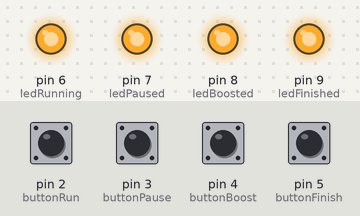
This sketch was run on a simulated Arduino Uno, built with avr-gcc and run on an emulated ATmega328P. Parts: output pins drawn as LEDs (lit = HIGH). Inputs (shaded band) come from the test bench; at power-on: pin 2 (buttonRun), pin 3 (buttonPause), pin 4 (buttonBoost), pin 5 (buttonFinish) HIGH. What the sketch prints to the serial monitor is not drawn.

Above: at 1.2 s.
1.3 s: pin 2 (buttonRun) pulled LOW for 0.15 s
At 2.6 s:
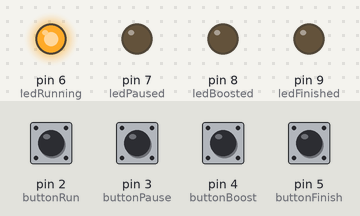
2.9 s: pin 3 (buttonPause) pulled LOW for 0.15 s
At 4.1 s:
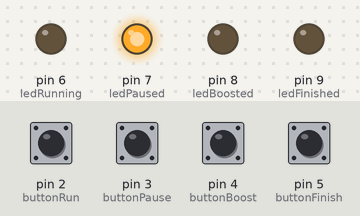
4.5 s: pin 4 (buttonBoost) pulled LOW for 0.15 s
At 5.3 s:
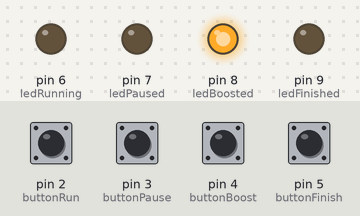
6.1 s: pin 5 (buttonFinish) pulled LOW for 0.15 s
At 6.5 s:
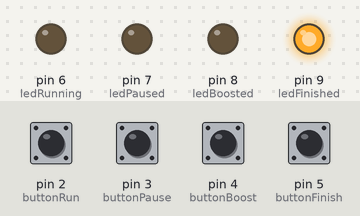
7.7 s: pin 2 (buttonRun) pulled LOW for 1 s
At 9.0 s:
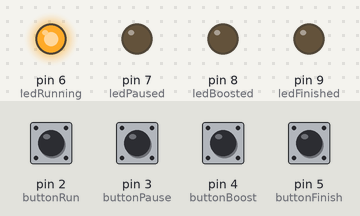
10.2 s: pin 3 (buttonPause) pulled LOW for 1 s
At 12.1 s:
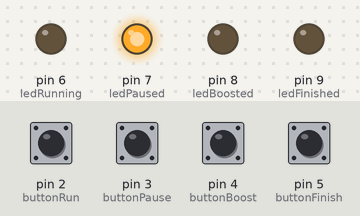
Timing chart, 0 to 13.6 s (numbered marks = the images above; inputs shaded):
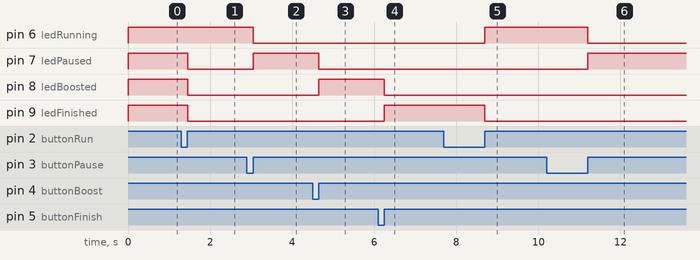

The sketch:

caca-palavras-central.ino
```cpp
#include <JC_Button.h>
#define RUNNING 1
#define PAUSED 2
#define BOOSTED 3
#define FINISHED 4

int ledRunning = 6;
int ledPaused = 7;
int ledBoosted = 8;
int ledFinished = 9;

int phase = 0;

Button buttonRun(2);
Button buttonPause(3);
Button buttonBoost(4);
Button buttonFinish(5);

void setup() {
  pinMode(ledRunning, OUTPUT);
  pinMode(ledPaused, OUTPUT);
  pinMode(ledBoosted, OUTPUT);
  pinMode(ledFinished, OUTPUT);
  buttonRun.begin();
  buttonPause.begin();
  buttonBoost.begin();
  buttonFinish.begin();

  Serial.begin(9600);
}

void loop() {
  buttonRun.read();
  buttonPause.read();
  buttonBoost.read();
  buttonFinish.read();

  switch(phase) {
    case RUNNING: {
      turnOn(ledRunning);
      turnOff(ledPaused);
      turnOff(ledBoosted);
      turnOff(ledFinished);
      break;
    }
    case PAUSED: {
      turnOn(ledPaused);
      turnOff(ledRunning);
      turnOff(ledBoosted);
      turnOff(ledFinished);
      break;
    }
    case BOOSTED: {
      turnOn(ledBoosted);
      turnOff(ledFinished);
      turnOff(ledRunning);
      turnOff(ledPaused);
      break;
    }
    case FINISHED: {
      turnOn(ledFinished);
      turnOff(ledRunning);
      turnOff(ledBoosted);
      turnOff(ledPaused);
      break;
    }
    default: {
      turnOn(ledRunning);
      turnOn(ledPaused);
      turnOn(ledBoosted);
      turnOn(ledFinished);
    }
  }

  if (buttonRun.wasReleased()) {
    phase = RUNNING;
    Serial.print("startgame#");
    return;
  }
  if (buttonPause.wasReleased()) {
    phase = PAUSED;
    Serial.print("pausegame#");
    return;
  }
  if (buttonBoost.wasReleased()) {
    phase = BOOSTED;
    Serial.print("boostgame#");
    return;
  }
  if (buttonFinish.wasReleased()) {
    phase = FINISHED;
    Serial.print("finishgame#");
    return;
  }

}

void turnOn(int led) {
  digitalWrite(led, HIGH);
}
void turnOff(int led) {
  digitalWrite(led, LOW);
}
```

Measured:
- after the input at 1.3 s, pin 7 (ledPaused), pin 8 (ledBoosted), pin 9 (ledFinished): HIGH → LOW after 0.15 s
- after the input at 2.9 s, pin 6 (ledRunning): HIGH → LOW after 0.15 s; pin 7 (ledPaused): LOW → HIGH after 0.15 s
- after the input at 4.5 s, pin 7 (ledPaused): HIGH → LOW after 0.15 s; pin 8 (ledBoosted): LOW → HIGH after 0.15 s
- after the input at 6.1 s, pin 8 (ledBoosted): HIGH → LOW after 0.15 s; pin 9 (ledFinished): LOW → HIGH after 0.15 s
- after the input at 7.7 s, pin 6 (ledRunning): LOW → HIGH after 1.0 s; pin 9 (ledFinished): HIGH → LOW after 1.0 s
- after the input at 10.2 s, pin 6 (ledRunning): HIGH → LOW after 1.0 s; pin 7 (ledPaused): LOW → HIGH after 1.0 s
